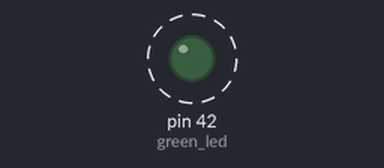
Recording of a program running on a simulated MicroPython board. Parts: output pins drawn as LEDs (lit = HIGH). Dashed ring = blinking.

Above: at 0.5 s.
Timing chart, 0 to 4.6 s (numbered marks = the images above):
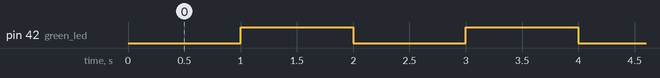

The program:

2-1.LED_____2.py
```python
from machine import Pin
import time

green_led = Pin(42,Pin.OUT)

try:
    while True:
        green_led.value(0)
        time.sleep(1.0)
        green_led.value(1)
        time.sleep(1.0)

except KeyboardInterrupt:
    green_led.value(0)
    print("코드를 종료합니다.")
```

Measured:
- by itself, pin 42 (green_led): alternates HIGH for 1.0 s and LOW for 1.0 s
